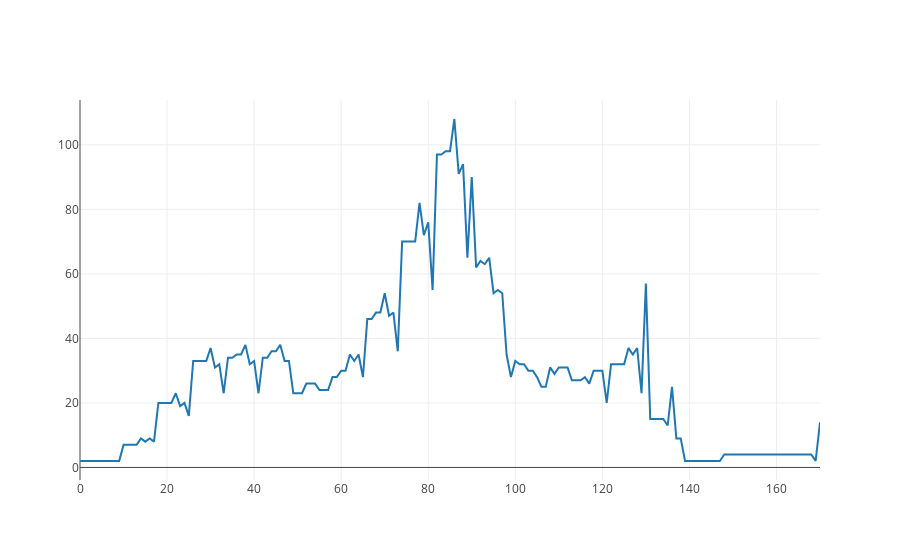

Notebook source saved alongside this figure:
### Code cell
object LiveNodes{ // Create object to supress output TODO: upgrade ammonite at some point
    val live = db.getAllLiveNodes()
    val (x,y) = live.groupBy(_.depth).map(a => (a._1, a._2.size)).toList.sortBy(_._1).unzip
//     val noSuc = live.filter(a => !live.exists(b => b.)) // find set of "active" nodes

// val (x, y) = Seq(
//   "Banana" -> 10,
//   "Apple" -> 8,
//   "Grapefruit" -> 5
// ).unzip
}
Scatter(LiveNodes.x, LiveNodes.y).plot()

### Figure 1 — Plotly figure (JSON) as saved in the notebook; plotly's stock layout.template omitted (floating-point values rounded to 4 significant figures; data arrays with more than 128 entries replaced by an {"elided": "..."} marker saying what was removed)
{"data": [{"type": "scatter", "x": {"elided": "171 int values"}, "y": {"elided": "171 int values"}}], "layout": {"autosize": true, "xaxis": {"autorange": true, "range": [0, 170], "type": "linear"}, "yaxis": {"autorange": true, "range": [-3.889, 113.9], "type": "linear"}}}
